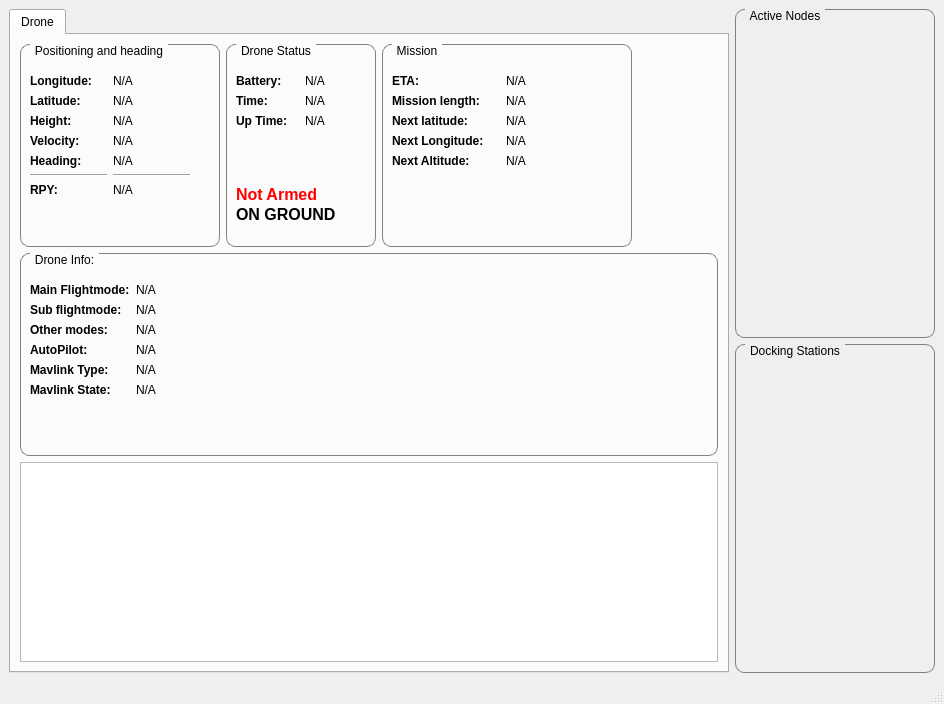
<?xml version="1.0" encoding="UTF-8"?>
<ui version="4.0">
 <class>MainWindowDesign</class>
 <widget class="QMainWindow" name="MainWindowDesign">
  <property name="geometry">
   <rect>
    <x>0</x>
    <y>0</y>
    <width>944</width>
    <height>704</height>
   </rect>
  </property>
  <property name="windowTitle">
   <string>Drone Monitor</string>
  </property>
  <property name="windowIcon">
   <iconset resource="../resources/images.qrc">
    <normaloff>:/images/icon.png</normaloff>:/images/icon.png</iconset>
  </property>
  <property name="styleSheet">
   <string notr="true">QGroupBox {
    border: 1px solid gray;
    border-radius: 9px;
    margin-top: 0.5em;
}

QGroupBox::title {
    subcontrol-origin: margin;
    left: 10px;
    padding: 0 3px 0 3px;
}</string>
  </property>
  <property name="locale">
   <locale language="English" country="Australia"/>
  </property>
  <widget class="QWidget" name="centralwidget">
   <layout class="QHBoxLayout">
    <item>
     <widget class="QTabWidget" name="tab_manager">
      <property name="minimumSize">
       <size>
        <width>100</width>
        <height>0</height>
       </size>
      </property>
      <property name="maximumSize">
       <size>
        <width>720</width>
        <height>720</height>
       </size>
      </property>
      <property name="locale">
       <locale language="English" country="Australia"/>
      </property>
      <property name="currentIndex">
       <number>0</number>
      </property>
      <widget class="QWidget" name="tab_status">
       <attribute name="title">
        <string>Drone</string>
       </attribute>
       <layout class="QVBoxLayout" name="verticalLayout_2">
        <item>
         <layout class="QHBoxLayout" name="horizontalLayout">
          <item>
           <widget class="QGroupBox" name="groupBox_position">
            <property name="minimumSize">
             <size>
              <width>200</width>
              <height>0</height>
             </size>
            </property>
            <property name="maximumSize">
             <size>
              <width>16777215</width>
              <height>16777215</height>
             </size>
            </property>
            <property name="title">
             <string>Positioning and heading</string>
            </property>
            <widget class="QWidget" name="horizontalLayoutWidget">
             <property name="geometry">
              <rect>
               <x>10</x>
               <y>30</y>
               <width>160</width>
               <height>151</height>
              </rect>
             </property>
             <layout class="QHBoxLayout" name="horizontalLayout_3">
              <item>
               <layout class="QVBoxLayout" name="verticalLayout_4">
                <item>
                 <widget class="QLabel" name="label_5">
                  <property name="text">
                   <string>&lt;html&gt;&lt;head/&gt;&lt;body&gt;&lt;p&gt;&lt;span style=&quot; font-weight:600;&quot;&gt;Longitude:&lt;/span&gt;&lt;/p&gt;&lt;/body&gt;&lt;/html&gt;</string>
                  </property>
                 </widget>
                </item>
                <item>
                 <widget class="QLabel" name="label">
                  <property name="text">
                   <string>&lt;!DOCTYPE HTML PUBLIC &quot;-//W3C//DTD HTML 4.0//EN&quot; &quot;http://www.w3.org/TR/REC-html40/strict.dtd&quot;&gt;
&lt;html&gt;&lt;head&gt;&lt;meta name=&quot;qrichtext&quot; content=&quot;1&quot; /&gt;&lt;style type=&quot;text/css&quot;&gt;
p, li { white-space: pre-wrap; }
&lt;/style&gt;&lt;/head&gt;&lt;body style=&quot; font-family:'Sans Serif'; font-size:9pt; font-weight:400; font-style:normal;&quot;&gt;
&lt;p style=&quot; margin-top:12px; margin-bottom:12px; margin-left:0px; margin-right:0px; -qt-block-indent:0; text-indent:0px;&quot;&gt;&lt;span style=&quot; font-weight:600;&quot;&gt;Latitude:&lt;/span&gt;&lt;/p&gt;&lt;/body&gt;&lt;/html&gt;</string>
                  </property>
                 </widget>
                </item>
                <item>
                 <widget class="QLabel" name="label_2">
                  <property name="text">
                   <string>&lt;html&gt;&lt;head/&gt;&lt;body&gt;&lt;p&gt;&lt;span style=&quot; font-weight:600;&quot;&gt;Height:&lt;/span&gt;&lt;/p&gt;&lt;/body&gt;&lt;/html&gt;</string>
                  </property>
                 </widget>
                </item>
                <item>
                 <widget class="QLabel" name="label_3">
                  <property name="text">
                   <string>&lt;html&gt;&lt;head/&gt;&lt;body&gt;&lt;p&gt;&lt;span style=&quot; font-weight:600;&quot;&gt;Velocity:&lt;/span&gt;&lt;/p&gt;&lt;/body&gt;&lt;/html&gt;</string>
                  </property>
                 </widget>
                </item>
                <item>
                 <widget class="QLabel" name="label_4">
                  <property name="text">
                   <string>&lt;html&gt;&lt;head/&gt;&lt;body&gt;&lt;p&gt;&lt;span style=&quot; font-weight:600;&quot;&gt;Heading:&lt;/span&gt;&lt;/p&gt;&lt;/body&gt;&lt;/html&gt;</string>
                  </property>
                 </widget>
                </item>
                <item>
                 <widget class="Line" name="line">
                  <property name="orientation">
                   <enum>Qt::Horizontal</enum>
                  </property>
                 </widget>
                </item>
                <item>
                 <widget class="QLabel" name="label_15">
                  <property name="text">
                   <string>&lt;html&gt;&lt;head/&gt;&lt;body&gt;&lt;p&gt;&lt;span style=&quot; font-weight:600;&quot;&gt;RPY:&lt;/span&gt;&lt;/p&gt;&lt;/body&gt;&lt;/html&gt;</string>
                  </property>
                 </widget>
                </item>
                <item>
                 <spacer name="verticalSpacer">
                  <property name="orientation">
                   <enum>Qt::Vertical</enum>
                  </property>
                  <property name="sizeHint" stdset="0">
                   <size>
                    <width>20</width>
                    <height>40</height>
                   </size>
                  </property>
                 </spacer>
                </item>
               </layout>
              </item>
              <item>
               <layout class="QVBoxLayout" name="verticalLayout_5">
                <item>
                 <widget class="QLabel" name="label_longitude">
                  <property name="text">
                   <string>N/A</string>
                  </property>
                 </widget>
                </item>
                <item>
                 <widget class="QLabel" name="label_latitude">
                  <property name="text">
                   <string>N/A</string>
                  </property>
                 </widget>
                </item>
                <item>
                 <widget class="QLabel" name="label_height">
                  <property name="text">
                   <string>N/A</string>
                  </property>
                 </widget>
                </item>
                <item>
                 <widget class="QLabel" name="label_velocity">
                  <property name="text">
                   <string>N/A</string>
                  </property>
                 </widget>
                </item>
                <item>
                 <widget class="QLabel" name="label_heading">
                  <property name="text">
                   <string>N/A</string>
                  </property>
                 </widget>
                </item>
                <item>
                 <widget class="Line" name="line_2">
                  <property name="orientation">
                   <enum>Qt::Horizontal</enum>
                  </property>
                 </widget>
                </item>
                <item>
                 <widget class="QLabel" name="label_RPY">
                  <property name="text">
                   <string>N/A</string>
                  </property>
                 </widget>
                </item>
                <item>
                 <spacer name="verticalSpacer_2">
                  <property name="orientation">
                   <enum>Qt::Vertical</enum>
                  </property>
                  <property name="sizeHint" stdset="0">
                   <size>
                    <width>20</width>
                    <height>40</height>
                   </size>
                  </property>
                 </spacer>
                </item>
               </layout>
              </item>
             </layout>
            </widget>
           </widget>
          </item>
          <item>
           <widget class="QGroupBox" name="groupBox_2">
            <property name="minimumSize">
             <size>
              <width>150</width>
              <height>190</height>
             </size>
            </property>
            <property name="maximumSize">
             <size>
              <width>150</width>
              <height>16777215</height>
             </size>
            </property>
            <property name="title">
             <string>Drone Status</string>
            </property>
            <widget class="QLabel" name="label_armed">
             <property name="geometry">
              <rect>
               <x>10</x>
               <y>140</y>
               <width>101</width>
               <height>21</height>
              </rect>
             </property>
             <property name="text">
              <string>&lt;html&gt;&lt;head/&gt;&lt;body&gt;&lt;p&gt;&lt;span style=&quot; font-size:12pt; font-weight:600; color:#ff0000;&quot;&gt;Not Armed&lt;/span&gt;&lt;/p&gt;&lt;/body&gt;&lt;/html&gt;</string>
             </property>
            </widget>
            <widget class="QLabel" name="label_status">
             <property name="geometry">
              <rect>
               <x>10</x>
               <y>160</y>
               <width>111</width>
               <height>21</height>
              </rect>
             </property>
             <property name="text">
              <string>&lt;html&gt;&lt;head/&gt;&lt;body&gt;&lt;p&gt;&lt;span style=&quot; font-size:12pt; font-weight:600;&quot;&gt;ON GROUND&lt;/span&gt;&lt;/p&gt;&lt;/body&gt;&lt;/html&gt;</string>
             </property>
            </widget>
            <widget class="QWidget" name="horizontalLayoutWidget_2">
             <property name="geometry">
              <rect>
               <x>10</x>
               <y>30</y>
               <width>131</width>
               <height>80</height>
              </rect>
             </property>
             <layout class="QHBoxLayout" name="horizontalLayout_4">
              <item>
               <layout class="QVBoxLayout" name="verticalLayout_6">
                <item>
                 <widget class="QLabel" name="label_7">
                  <property name="text">
                   <string>&lt;html&gt;&lt;head/&gt;&lt;body&gt;&lt;p&gt;&lt;span style=&quot; font-weight:600;&quot;&gt;Battery:&lt;/span&gt;&lt;/p&gt;&lt;/body&gt;&lt;/html&gt;</string>
                  </property>
                 </widget>
                </item>
                <item>
                 <widget class="QLabel" name="label_8">
                  <property name="text">
                   <string>&lt;html&gt;&lt;head/&gt;&lt;body&gt;&lt;p&gt;&lt;span style=&quot; font-weight:600;&quot;&gt;Time:&lt;/span&gt;&lt;/p&gt;&lt;/body&gt;&lt;/html&gt;</string>
                  </property>
                 </widget>
                </item>
                <item>
                 <widget class="QLabel" name="label_9">
                  <property name="text">
                   <string>&lt;html&gt;&lt;head/&gt;&lt;body&gt;&lt;p&gt;&lt;span style=&quot; font-weight:600;&quot;&gt;Up Time:&lt;/span&gt;&lt;/p&gt;&lt;/body&gt;&lt;/html&gt;</string>
                  </property>
                 </widget>
                </item>
                <item>
                 <spacer name="verticalSpacer_3">
                  <property name="orientation">
                   <enum>Qt::Vertical</enum>
                  </property>
                  <property name="sizeHint" stdset="0">
                   <size>
                    <width>20</width>
                    <height>40</height>
                   </size>
                  </property>
                 </spacer>
                </item>
               </layout>
              </item>
              <item>
               <layout class="QVBoxLayout" name="verticalLayout_7">
                <item>
                 <widget class="QLabel" name="label_battery">
                  <property name="text">
                   <string>N/A</string>
                  </property>
                 </widget>
                </item>
                <item>
                 <widget class="QLabel" name="label_time">
                  <property name="text">
                   <string>N/A</string>
                  </property>
                 </widget>
                </item>
                <item>
                 <widget class="QLabel" name="label_uptime">
                  <property name="text">
                   <string>N/A</string>
                  </property>
                 </widget>
                </item>
                <item>
                 <spacer name="verticalSpacer_4">
                  <property name="orientation">
                   <enum>Qt::Vertical</enum>
                  </property>
                  <property name="sizeHint" stdset="0">
                   <size>
                    <width>20</width>
                    <height>40</height>
                   </size>
                  </property>
                 </spacer>
                </item>
               </layout>
              </item>
             </layout>
            </widget>
           </widget>
          </item>
          <item>
           <widget class="QGroupBox" name="groupBox_3">
            <property name="minimumSize">
             <size>
              <width>250</width>
              <height>0</height>
             </size>
            </property>
            <property name="title">
             <string>Mission</string>
            </property>
            <widget class="QWidget" name="horizontalLayoutWidget_3">
             <property name="geometry">
              <rect>
               <x>10</x>
               <y>30</y>
               <width>221</width>
               <height>131</height>
              </rect>
             </property>
             <layout class="QHBoxLayout" name="horizontalLayout_5">
              <item>
               <layout class="QVBoxLayout" name="verticalLayout_8">
                <item>
                 <widget class="QLabel" name="label_10">
                  <property name="text">
                   <string>&lt;html&gt;&lt;head/&gt;&lt;body&gt;&lt;p&gt;&lt;span style=&quot; font-weight:600;&quot;&gt;ETA:&lt;/span&gt;&lt;/p&gt;&lt;/body&gt;&lt;/html&gt;</string>
                  </property>
                 </widget>
                </item>
                <item>
                 <widget class="QLabel" name="label_11">
                  <property name="text">
                   <string>&lt;html&gt;&lt;head/&gt;&lt;body&gt;&lt;p&gt;&lt;span style=&quot; font-weight:600;&quot;&gt;Mission length:&lt;/span&gt;&lt;/p&gt;&lt;/body&gt;&lt;/html&gt;</string>
                  </property>
                 </widget>
                </item>
                <item>
                 <widget class="QLabel" name="label_12">
                  <property name="text">
                   <string>&lt;html&gt;&lt;head/&gt;&lt;body&gt;&lt;p&gt;&lt;span style=&quot; font-weight:600;&quot;&gt;Next latitude:&lt;/span&gt;&lt;/p&gt;&lt;/body&gt;&lt;/html&gt;</string>
                  </property>
                 </widget>
                </item>
                <item>
                 <widget class="QLabel" name="label_13">
                  <property name="text">
                   <string>&lt;html&gt;&lt;head/&gt;&lt;body&gt;&lt;p&gt;&lt;span style=&quot; font-weight:600;&quot;&gt;Next Longitude:&lt;/span&gt;&lt;/p&gt;&lt;/body&gt;&lt;/html&gt;</string>
                  </property>
                 </widget>
                </item>
                <item>
                 <widget class="QLabel" name="label_14">
                  <property name="text">
                   <string>&lt;html&gt;&lt;head/&gt;&lt;body&gt;&lt;p&gt;&lt;span style=&quot; font-weight:600;&quot;&gt;Next Altitude:&lt;/span&gt;&lt;/p&gt;&lt;/body&gt;&lt;/html&gt;</string>
                  </property>
                 </widget>
                </item>
                <item>
                 <spacer name="verticalSpacer_5">
                  <property name="orientation">
                   <enum>Qt::Vertical</enum>
                  </property>
                  <property name="sizeHint" stdset="0">
                   <size>
                    <width>20</width>
                    <height>40</height>
                   </size>
                  </property>
                 </spacer>
                </item>
               </layout>
              </item>
              <item>
               <layout class="QVBoxLayout" name="verticalLayout_9">
                <item>
                 <widget class="QLabel" name="label_ETA">
                  <property name="text">
                   <string>N/A</string>
                  </property>
                 </widget>
                </item>
                <item>
                 <widget class="QLabel" name="label_missinLenght">
                  <property name="text">
                   <string>N/A</string>
                  </property>
                 </widget>
                </item>
                <item>
                 <widget class="QLabel" name="label_nextLatitude">
                  <property name="text">
                   <string>N/A</string>
                  </property>
                 </widget>
                </item>
                <item>
                 <widget class="QLabel" name="label_nextLongitude">
                  <property name="text">
                   <string>N/A</string>
                  </property>
                 </widget>
                </item>
                <item>
                 <widget class="QLabel" name="label_nextAltitude">
                  <property name="text">
                   <string>N/A</string>
                  </property>
                 </widget>
                </item>
                <item>
                 <spacer name="verticalSpacer_6">
                  <property name="orientation">
                   <enum>Qt::Vertical</enum>
                  </property>
                  <property name="sizeHint" stdset="0">
                   <size>
                    <width>20</width>
                    <height>40</height>
                   </size>
                  </property>
                 </spacer>
                </item>
               </layout>
              </item>
             </layout>
            </widget>
           </widget>
          </item>
          <item>
           <spacer name="horizontalSpacer">
            <property name="orientation">
             <enum>Qt::Horizontal</enum>
            </property>
            <property name="sizeHint" stdset="0">
             <size>
              <width>40</width>
              <height>20</height>
             </size>
            </property>
           </spacer>
          </item>
         </layout>
        </item>
        <item>
         <layout class="QHBoxLayout" name="horizontalLayout_2">
          <item>
           <widget class="QGroupBox" name="groupBox_4">
            <property name="title">
             <string>Drone Info:</string>
            </property>
            <widget class="QWidget" name="formLayoutWidget">
             <property name="geometry">
              <rect>
               <x>10</x>
               <y>30</y>
               <width>271</width>
               <height>131</height>
              </rect>
             </property>
             <layout class="QFormLayout" name="formLayout">
              <item row="0" column="0">
               <widget class="QLabel" name="label_16">
                <property name="text">
                 <string>&lt;html&gt;&lt;head/&gt;&lt;body&gt;&lt;p&gt;&lt;span style=&quot; font-weight:600;&quot;&gt;Main Flightmode:&lt;/span&gt;&lt;/p&gt;&lt;/body&gt;&lt;/html&gt;</string>
                </property>
               </widget>
              </item>
              <item row="0" column="1">
               <widget class="QLabel" name="label_flightmode_main">
                <property name="text">
                 <string>N/A</string>
                </property>
               </widget>
              </item>
              <item row="1" column="0">
               <widget class="QLabel" name="label_18">
                <property name="text">
                 <string>&lt;html&gt;&lt;head/&gt;&lt;body&gt;&lt;p&gt;&lt;span style=&quot; font-weight:600;&quot;&gt;Sub flightmode:&lt;/span&gt;&lt;/p&gt;&lt;/body&gt;&lt;/html&gt;</string>
                </property>
               </widget>
              </item>
              <item row="1" column="1">
               <widget class="QLabel" name="label_filghtmode_sub">
                <property name="text">
                 <string>N/A</string>
                </property>
               </widget>
              </item>
              <item row="2" column="0">
               <widget class="QLabel" name="label_20">
                <property name="text">
                 <string>&lt;html&gt;&lt;head/&gt;&lt;body&gt;&lt;p&gt;&lt;span style=&quot; font-weight:600;&quot;&gt;Other modes:&lt;/span&gt;&lt;/p&gt;&lt;/body&gt;&lt;/html&gt;</string>
                </property>
               </widget>
              </item>
              <item row="3" column="0">
               <widget class="QLabel" name="label_21">
                <property name="text">
                 <string>&lt;html&gt;&lt;head/&gt;&lt;body&gt;&lt;p&gt;&lt;span style=&quot; font-weight:600;&quot;&gt;AutoPilot:&lt;/span&gt;&lt;/p&gt;&lt;/body&gt;&lt;/html&gt;</string>
                </property>
               </widget>
              </item>
              <item row="2" column="1">
               <widget class="QLabel" name="label_flightmode_other">
                <property name="text">
                 <string>N/A</string>
                </property>
               </widget>
              </item>
              <item row="3" column="1">
               <widget class="QLabel" name="label_autoPilot">
                <property name="text">
                 <string>N/A</string>
                </property>
               </widget>
              </item>
              <item row="4" column="0">
               <widget class="QLabel" name="label_6">
                <property name="text">
                 <string>&lt;html&gt;&lt;head/&gt;&lt;body&gt;&lt;p&gt;&lt;span style=&quot; font-weight:600;&quot;&gt;Mavlink Type:&lt;/span&gt;&lt;/p&gt;&lt;/body&gt;&lt;/html&gt;</string>
                </property>
               </widget>
              </item>
              <item row="4" column="1">
               <widget class="QLabel" name="label_mavlinkType">
                <property name="text">
                 <string>N/A</string>
                </property>
               </widget>
              </item>
              <item row="5" column="0">
               <widget class="QLabel" name="label_19">
                <property name="text">
                 <string>&lt;html&gt;&lt;head/&gt;&lt;body&gt;&lt;p&gt;&lt;span style=&quot; font-weight:600;&quot;&gt;Mavlink State:&lt;/span&gt;&lt;/p&gt;&lt;/body&gt;&lt;/html&gt;</string>
                </property>
               </widget>
              </item>
              <item row="5" column="1">
               <widget class="QLabel" name="label_mavlinkState">
                <property name="text">
                 <string>N/A</string>
                </property>
               </widget>
              </item>
             </layout>
            </widget>
           </widget>
          </item>
         </layout>
        </item>
        <item>
         <widget class="QTextBrowser" name="textBrowser">
          <property name="maximumSize">
           <size>
            <width>16777215</width>
            <height>200</height>
           </size>
          </property>
         </widget>
        </item>
       </layout>
      </widget>
     </widget>
    </item>
    <item>
     <layout class="QVBoxLayout" name="verticalLayout_10">
      <item>
       <widget class="QGroupBox" name="groupBox">
        <property name="minimumSize">
         <size>
          <width>200</width>
          <height>0</height>
         </size>
        </property>
        <property name="title">
         <string>Active Nodes</string>
        </property>
       </widget>
      </item>
      <item>
       <widget class="QGroupBox" name="groupBox_5">
        <property name="title">
         <string>Docking Stations</string>
        </property>
       </widget>
      </item>
     </layout>
    </item>
   </layout>
  </widget>
  <widget class="QMenuBar" name="menubar">
   <property name="geometry">
    <rect>
     <x>0</x>
     <y>0</y>
     <width>944</width>
     <height>19</height>
    </rect>
   </property>
  </widget>
  <widget class="QStatusBar" name="statusbar"/>
  <action name="action_Quit">
   <property name="text">
    <string>&amp;Quit</string>
   </property>
   <property name="shortcut">
    <string>Ctrl+Q</string>
   </property>
   <property name="shortcutContext">
    <enum>Qt::ApplicationShortcut</enum>
   </property>
  </action>
  <action name="action_Preferences">
   <property name="text">
    <string>&amp;Preferences</string>
   </property>
  </action>
  <action name="actionAbout">
   <property name="text">
    <string>&amp;About</string>
   </property>
  </action>
  <action name="actionAbout_Qt">
   <property name="text">
    <string>About &amp;Qt</string>
   </property>
  </action>
 </widget>
 <resources>
  <include location="../resources/images.qrc"/>
 </resources>
 <connections>
  <connection>
   <sender>action_Quit</sender>
   <signal>triggered()</signal>
   <receiver>MainWindowDesign</receiver>
   <slot>close()</slot>
   <hints>
    <hint type="sourcelabel">
     <x>-1</x>
     <y>-1</y>
    </hint>
    <hint type="destinationlabel">
     <x>399</x>
     <y>299</y>
    </hint>
   </hints>
  </connection>
 </connections>
</ui>
